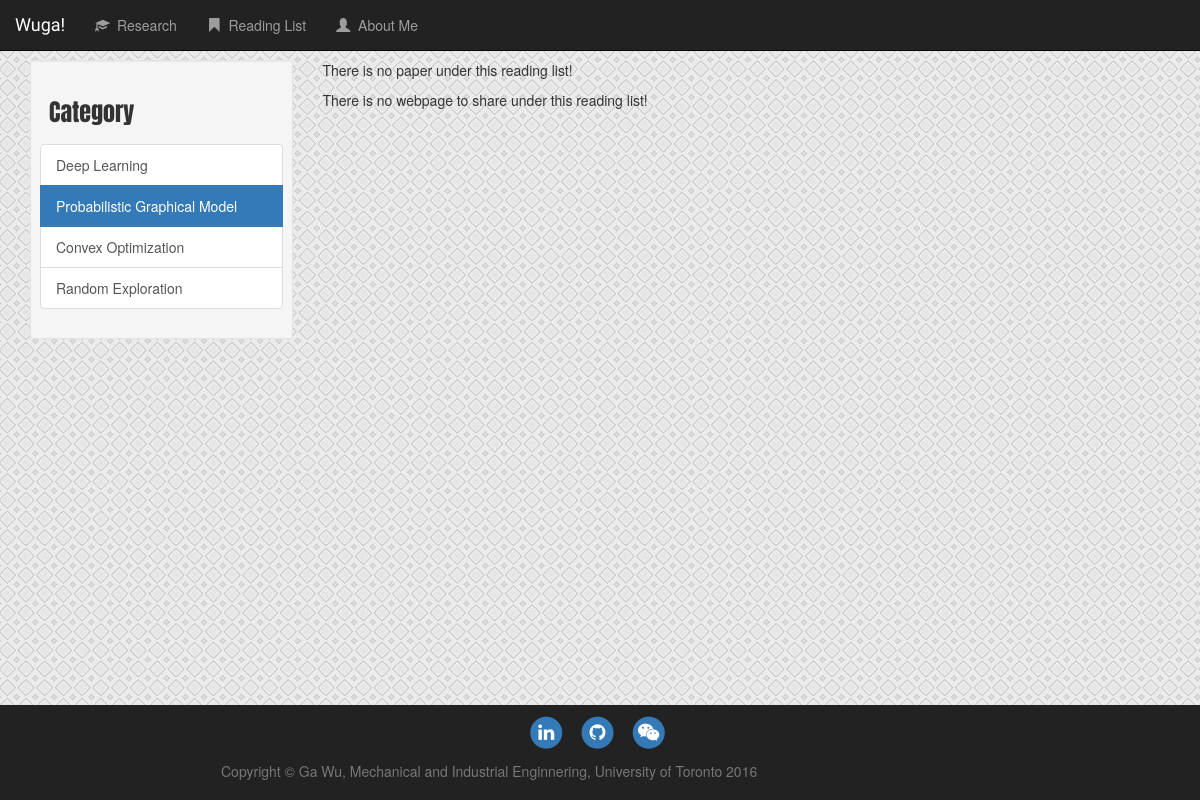
Page /reading/category/PGM on the earlier database version.
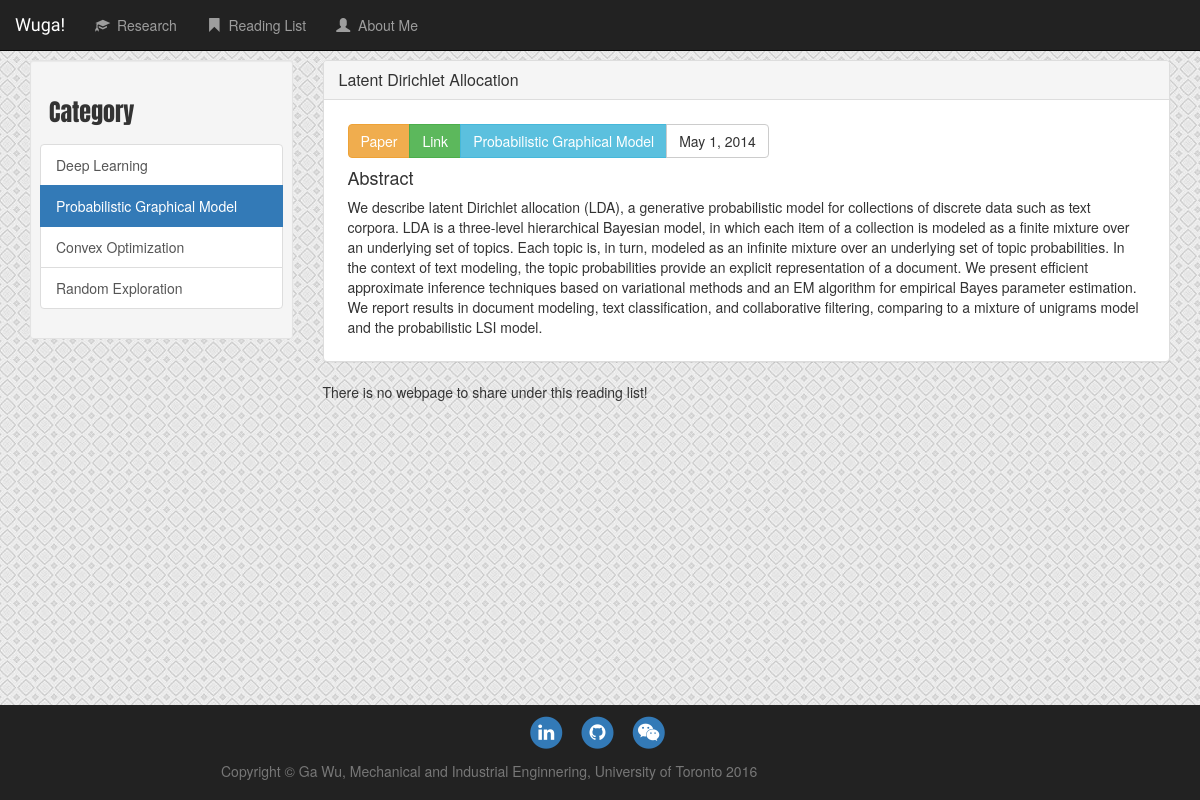
Same page on the later database version.
### reading/models.py (models this page shows, shortened)
class Paper(models.Model):
    PAPER_CATEGORY = (
        ('DL', "Deep Learning"),
        ('PGM', "Probabilistic Graphical Model"),
        ('CO', "Convex Optimization"),
        ('RD', "Random Exploration"),
    )
    title = models.CharField(max_length=100)
    time = models.DateField()
    category = models.CharField(max_length=3, choices=PAPER_CATEGORY, default='DL')
    abstract = models.TextField()
    link = models.CharField(max_length=200)

### reading/views.py (the view)
# urls.py: url(r'^category/(?P<selected_category>[\w]+)', views.filteredindexview, name='category')
def filteredindexview(request, selected_category):
    papers = Paper.objects.filter(category=selected_category).order_by('time')[:5]
    webpages = WebPage.objects.filter(category=selected_category).order_by('time')[:5]
    categories = Paper.PAPER_CATEGORY
    context = {
        "papers": papers,
        "webpages": webpages,
        "categories": categories,
        "selected_category": selected_category,
    }
    return render(request, 'reading/index.html', context)

### reading/templates/reading/index.html
{% extends 'base.html' %}
{% block content %}
<div class="row top-buffer">
<div class="col-md-3 col-sm-3">
    <div class="well well-sm">
        <h3>
            <p class="well-sm" style="font-family: 'Anton', sans-serif;">Category</p>
        </h3>
        <div class="list-group">
            {% for category in categories %}
                {% if category.0 == selected_category %}
                    <a href="#" class="list-group-item active">
                        {{ category.1 }}
                    </a>
                {% else %}
                    <a href="{% url 'reading:category' category.0 %}" class="list-group-item">{{ category.1 }}</a>
                {% endif %}
            {% endfor %}
        </div>
    </div>
</div>
<div class="col-md-9 col-sm-9">
    {% if papers %}
    <div class="panel-group" id="accordion" role="tablist" aria-multiselectable="true">
        {% for paper in papers.all %}
        <div class="panel panel-default">
            <div class="panel-heading" role="tab" id="heading{{ paper.pk }}">
                <h4 class="panel-title">
                <a role="button" data-toggle="collapse" data-parent="#accordion" href="#collapse{{ paper.id }}" aria-expanded="false" aria-controls="collapse{{ paper.id }}">
                {{ paper.title }}
                </a>
                </h4>
            </div>
            {% if forloop.first %}
            <div id="collapse{{ paper.id }}" class="panel-collapse collapse in" role="tabpanel" aria-labelledby="heading{{ paper.pk }}">
            {% else %}
            <div id="collapse{{ paper.id }}" class="panel-collapse collapse" role="tabpanel" aria-labelledby="heading{{ paper.pk }}">
            {% endif %}
                <div class="panel-body">
                    <div class="well-sm well-transparent">
                        <div class="btn-group" role="group" aria-label="...">
                            <a class="btn btn-warning">Paper</a>
                            <a class="btn btn-success" href="{{ paper.link }}">Link</a>
                            <a class="btn btn-info">{{ paper.get_category_display }}</a>
                            <a class="btn btn-default">{{ paper.time }}</a>
                        </div>
                        <h4>
                            Abstract
                        </h4>
                        {{ paper.abstract }}
                    </div>
                </div>
            </div>
        </div>
        {% endfor %}
    </div>
{% else %}
    <p>There is no paper under this reading list!</p>
{% endif %}
<div class="list-group">
    {% if webpages %}
        {% for webpage in webpages %}
            <ul class="list-group-item">
                <h4>{{ webpage.about }}</h4>
                <div class="btn-group" role="group" aria-label="...">
                    <a class="btn btn-warning">Web Page</a>
                    <a class="btn btn-success" href="{{ webpage.link }}">Link</a>
                    <a class="btn btn-info">{{ webpage.get_category_display }}</a>
                    <a class="btn btn-info">{{ webpage.get_type_display }}</a>
                    <a class="btn btn-default">{{ webpage.time }}</a>
                </div>
            </ul>
        {% endfor %}
    {% else %}
        <p>There is no webpage to share under this reading list!</p>
    {% endif %}
</div>
</div>
</div>
{% endblock %}

Differences in the rows shown:
added Paper: title "Latent Dirichlet Allocation", category "Probabilistic Graphical Model", time "May 1, 2014", abstract "We describe latent Dirichlet allocation (LDA), a generative probabilistic model for collections of discrete data such as text corpora. LDA is a three-level hierarchical Bayesian model, in which each item of a collection is modeled as a finite mixture over an underlying set of topics. Each topic is, in turn, modeled as an infinite mixture over an underlying set of topic probabilities. In the context of text modeling, the topic probabilities provide an explicit representation of a document. We present efficient approximate inference techniques based on variational methods and an EM algorithm for empirical Bayes parameter estimation. We report results in document modeling, text classification,…"
Other differences:
text no longer shown: "There is no paper under this reading list!"
